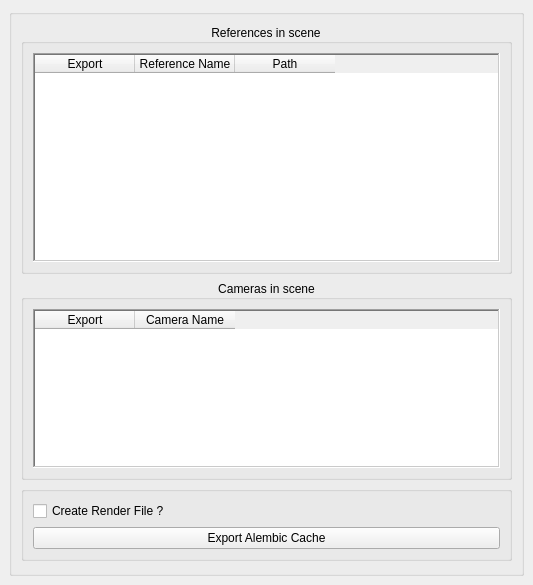
<?xml version="1.0" encoding="UTF-8"?>
<ui version="4.0">
 <class>bdAAEMainWindow</class>
 <widget class="QMainWindow" name="bdAAEMainWindow">
  <property name="geometry">
   <rect>
    <x>0</x>
    <y>0</y>
    <width>533</width>
    <height>585</height>
   </rect>
  </property>
  <property name="windowTitle">
   <string>Anomalia - Alembic Export</string>
  </property>
  <widget class="QWidget" name="centralwidget">
   <layout class="QVBoxLayout" name="verticalLayout_2">
    <item>
     <widget class="QGroupBox" name="mainGrp">
      <property name="title">
       <string/>
      </property>
      <layout class="QVBoxLayout" name="verticalLayout_3">
       <item>
        <layout class="QVBoxLayout" name="verticalLayout">
         <item>
          <widget class="QGroupBox" name="referencesGrp">
           <property name="sizePolicy">
            <sizepolicy hsizetype="Preferred" vsizetype="Fixed">
             <horstretch>0</horstretch>
             <verstretch>0</verstretch>
            </sizepolicy>
           </property>
           <property name="minimumSize">
            <size>
             <width>0</width>
             <height>250</height>
            </size>
           </property>
           <property name="title">
            <string>References in scene</string>
           </property>
           <property name="alignment">
            <set>Qt::AlignCenter</set>
           </property>
           <layout class="QVBoxLayout" name="verticalLayout_4">
            <item>
             <widget class="QTableWidget" name="referencesTableWidget">
              <property name="frameShape">
               <enum>QFrame::WinPanel</enum>
              </property>
              <property name="frameShadow">
               <enum>QFrame::Sunken</enum>
              </property>
              <property name="selectionMode">
               <enum>QAbstractItemView::SingleSelection</enum>
              </property>
              <property name="textElideMode">
               <enum>Qt::ElideRight</enum>
              </property>
              <column>
               <property name="text">
                <string>Export</string>
               </property>
              </column>
              <column>
               <property name="text">
                <string>Reference Name</string>
               </property>
              </column>
              <column>
               <property name="text">
                <string>Path</string>
               </property>
              </column>
             </widget>
            </item>
           </layout>
          </widget>
         </item>
         <item>
          <widget class="QGroupBox" name="groupBox_2">
           <property name="sizePolicy">
            <sizepolicy hsizetype="Preferred" vsizetype="Fixed">
             <horstretch>0</horstretch>
             <verstretch>0</verstretch>
            </sizepolicy>
           </property>
           <property name="minimumSize">
            <size>
             <width>0</width>
             <height>200</height>
            </size>
           </property>
           <property name="title">
            <string>Cameras in scene</string>
           </property>
           <property name="alignment">
            <set>Qt::AlignCenter</set>
           </property>
           <layout class="QVBoxLayout" name="verticalLayout_6">
            <item>
             <widget class="QTableWidget" name="camerasTableWidget">
              <property name="frameShape">
               <enum>QFrame::WinPanel</enum>
              </property>
              <property name="frameShadow">
               <enum>QFrame::Sunken</enum>
              </property>
              <property name="selectionMode">
               <enum>QAbstractItemView::SingleSelection</enum>
              </property>
              <property name="textElideMode">
               <enum>Qt::ElideRight</enum>
              </property>
              <column>
               <property name="text">
                <string>Export</string>
               </property>
              </column>
              <column>
               <property name="text">
                <string>Camera Name</string>
               </property>
              </column>
             </widget>
            </item>
           </layout>
          </widget>
         </item>
         <item>
          <widget class="QGroupBox" name="groupBox">
           <property name="sizePolicy">
            <sizepolicy hsizetype="Preferred" vsizetype="Preferred">
             <horstretch>0</horstretch>
             <verstretch>0</verstretch>
            </sizepolicy>
           </property>
           <property name="title">
            <string/>
           </property>
           <layout class="QVBoxLayout" name="verticalLayout_5">
            <item>
             <widget class="QCheckBox" name="saveRenderCheckBox">
              <property name="text">
               <string>Create Render File ?</string>
              </property>
             </widget>
            </item>
            <item>
             <widget class="QPushButton" name="exportBtn">
              <property name="text">
               <string>Export Alembic Cache</string>
              </property>
             </widget>
            </item>
           </layout>
          </widget>
         </item>
        </layout>
       </item>
       <item>
        <spacer name="verticalSpacer_2">
         <property name="orientation">
          <enum>Qt::Vertical</enum>
         </property>
         <property name="sizeHint" stdset="0">
          <size>
           <width>20</width>
           <height>40</height>
          </size>
         </property>
        </spacer>
       </item>
       <item>
        <spacer name="verticalSpacer">
         <property name="orientation">
          <enum>Qt::Vertical</enum>
         </property>
         <property name="sizeHint" stdset="0">
          <size>
           <width>20</width>
           <height>40</height>
          </size>
         </property>
        </spacer>
       </item>
      </layout>
     </widget>
    </item>
   </layout>
  </widget>
 </widget>
 <resources/>
 <connections/>
</ui>
